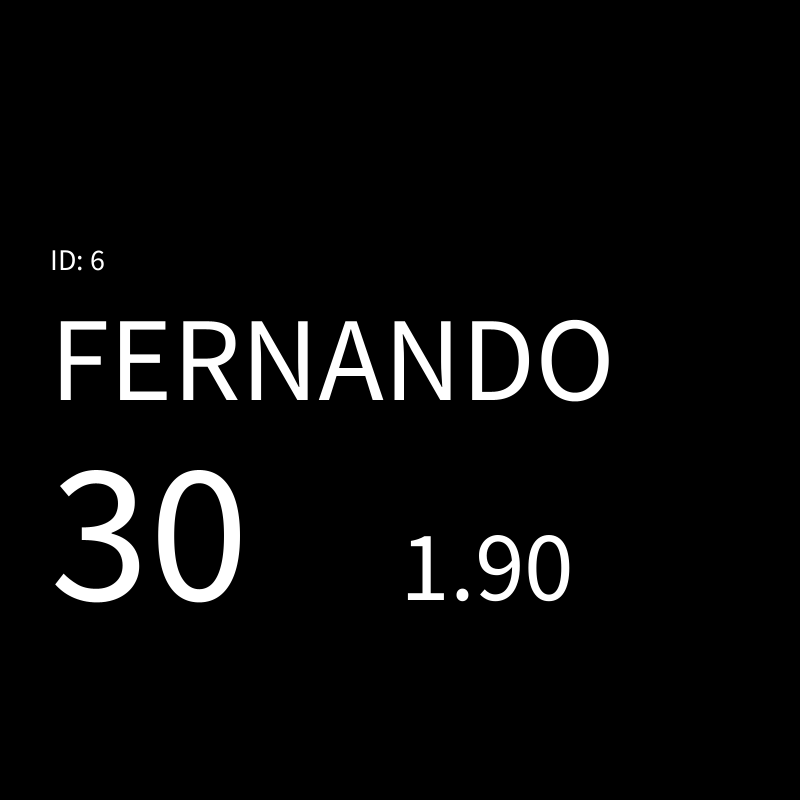
Frame 1 (no input)
Frame 60 (the mouse pressed at the canvas centre just before this capture): identical to frame 1, image omitted
Frame 120 (the mouse held since frame 60 and released just before this capture): identical to frame 1, image omitted

The Processing sketch that drew this single still picture (run headless with seeded random() and noise(); from frame 60 on, the mouse is pressed at the canvas centre):

// Processing sketch: LSI_065_array
// ── LSI_065_array.pde
String [] nomes = {"CARLOS", "SOFIA","ANA","CATARINA","JOÃO","MARIA","FERNANDO"};
int [] idades = {21,25,22,18,20,28,30};
float [] alturas = {1.70, 1.65,1.62,1.72,1.80,1.55,1.90};

int id=6;

void setup(){  
  size(800,800);

}


void draw(){
background(0);

textSize(30);
text("ID: "+id, 50,270);

textSize(120);
text(nomes[id], 50,400);

textSize(200);
text(idades[id], 50,600);

textSize(100);
text(nf(alturas[id],1,2), 400,600);

}


void mouseReleased(){
 
  id=int(random(7));
  
}
